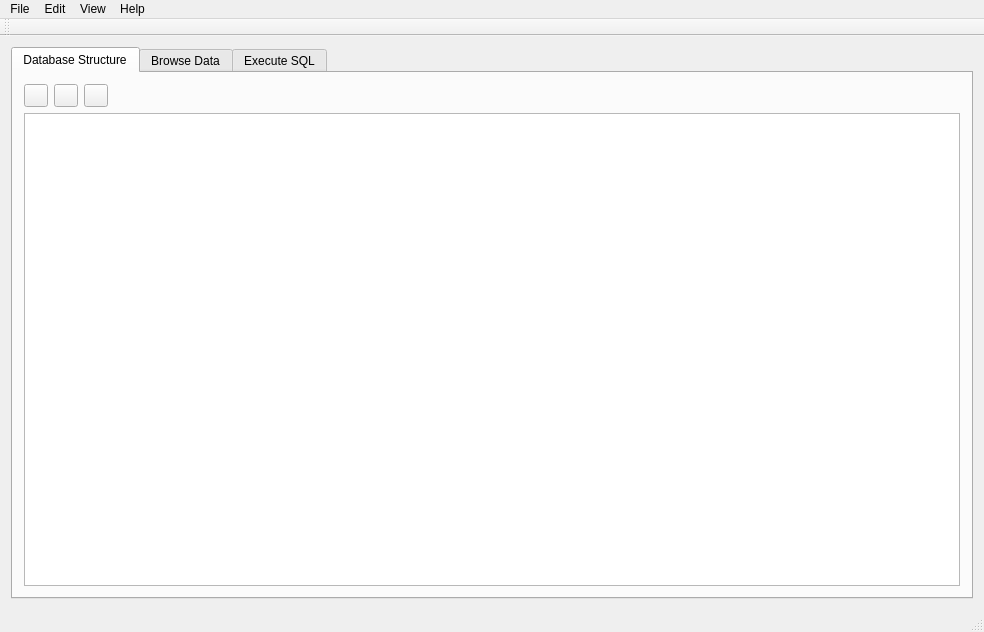
<?xml version="1.0" encoding="UTF-8"?>
<ui version="4.0">
 <class>MainWindow</class>
 <widget class="QMainWindow" name="MainWindow">
  <property name="geometry">
   <rect>
    <x>0</x>
    <y>0</y>
    <width>984</width>
    <height>632</height>
   </rect>
  </property>
  <property name="windowTitle">
   <string>MainWindow</string>
  </property>
  <widget class="QWidget" name="centralWidget">
   <layout class="QVBoxLayout" name="verticalLayout">
    <item>
     <widget class="QTabWidget" name="tabWidget">
      <property name="currentIndex">
       <number>0</number>
      </property>
      <widget class="QWidget" name="structure">
       <attribute name="title">
        <string>Database Structure</string>
       </attribute>
       <layout class="QVBoxLayout" name="verticalLayout_2">
        <item>
         <layout class="QHBoxLayout" name="horizontalLayout">
          <item>
           <widget class="QToolButton" name="toolButtonCreate">
            <property name="styleSheet">
             <string notr="true"/>
            </property>
            <property name="text">
             <string/>
            </property>
           </widget>
          </item>
          <item>
           <widget class="QToolButton" name="toolButtonModify">
            <property name="styleSheet">
             <string notr="true"/>
            </property>
            <property name="text">
             <string/>
            </property>
           </widget>
          </item>
          <item>
           <widget class="QToolButton" name="toolButtonDelete">
            <property name="styleSheet">
             <string notr="true"/>
            </property>
            <property name="text">
             <string/>
            </property>
           </widget>
          </item>
          <item>
           <spacer name="horizontalSpacer">
            <property name="orientation">
             <enum>Qt::Horizontal</enum>
            </property>
            <property name="sizeHint" stdset="0">
             <size>
              <width>40</width>
              <height>20</height>
             </size>
            </property>
           </spacer>
          </item>
         </layout>
        </item>
        <item>
         <widget class="QTreeView" name="treeView">
          <property name="editTriggers">
           <set>QAbstractItemView::NoEditTriggers</set>
          </property>
          <property name="alternatingRowColors">
           <bool>true</bool>
          </property>
         </widget>
        </item>
       </layout>
      </widget>
      <widget class="QWidget" name="browsedata">
       <attribute name="title">
        <string>Browse Data</string>
       </attribute>
       <layout class="QVBoxLayout" name="verticalLayout_3">
        <item>
         <layout class="QHBoxLayout" name="horizontalLayout_2">
          <item>
           <widget class="QLabel" name="table_Label">
            <property name="text">
             <string>Table:</string>
            </property>
           </widget>
          </item>
          <item>
           <widget class="QComboBox" name="table_ComboBox">
            <property name="sizePolicy">
             <sizepolicy hsizetype="Expanding" vsizetype="Fixed">
              <horstretch>0</horstretch>
              <verstretch>0</verstretch>
             </sizepolicy>
            </property>
            <property name="maximumSize">
             <size>
              <width>400</width>
              <height>16777215</height>
             </size>
            </property>
           </widget>
          </item>
          <item>
           <widget class="QToolButton" name="refresh_ToolButton">
            <property name="text">
             <string/>
            </property>
           </widget>
          </item>
          <item>
           <spacer name="horizontalSpacer_2">
            <property name="orientation">
             <enum>Qt::Horizontal</enum>
            </property>
            <property name="sizeHint" stdset="0">
             <size>
              <width>40</width>
              <height>20</height>
             </size>
            </property>
           </spacer>
          </item>
          <item>
           <widget class="QPushButton" name="newRecord_Button">
            <property name="text">
             <string>New Record</string>
            </property>
           </widget>
          </item>
          <item>
           <widget class="QPushButton" name="deleteRecord_Button">
            <property name="text">
             <string>Delete Record</string>
            </property>
           </widget>
          </item>
         </layout>
        </item>
        <item>
         <widget class="QTableView" name="tableView">
          <property name="alternatingRowColors">
           <bool>true</bool>
          </property>
         </widget>
        </item>
       </layout>
      </widget>
      <widget class="QWidget" name="executesql">
       <attribute name="title">
        <string>Execute SQL</string>
       </attribute>
       <layout class="QVBoxLayout" name="verticalLayout_4">
        <item>
         <layout class="QHBoxLayout" name="horizontalLayout_3">
          <item>
           <widget class="QToolButton" name="openSQLFile_toolButton">
            <property name="toolTip">
             <string>Open SQL file</string>
            </property>
            <property name="text">
             <string/>
            </property>
            <property name="icon">
             <iconset resource="resources.qrc">
              <normaloff>:/img/icon-open.png</normaloff>:/img/icon-open.png</iconset>
            </property>
           </widget>
          </item>
          <item>
           <widget class="Line" name="line">
            <property name="orientation">
             <enum>Qt::Vertical</enum>
            </property>
           </widget>
          </item>
          <item>
           <widget class="QToolButton" name="runSQL_toolButton">
            <property name="toolTip">
             <string>Execude SQL</string>
            </property>
            <property name="text">
             <string/>
            </property>
            <property name="icon">
             <iconset resource="resources.qrc">
              <normaloff>:/img/icon-run.png</normaloff>:/img/icon-run.png</iconset>
            </property>
           </widget>
          </item>
          <item>
           <widget class="QToolButton" name="runCurrentLine_toolButton">
            <property name="toolTip">
             <string>Execute current line</string>
            </property>
            <property name="text">
             <string/>
            </property>
            <property name="icon">
             <iconset resource="resources.qrc">
              <normaloff>:/img/icon-run-current.png</normaloff>:/img/icon-run-current.png</iconset>
            </property>
           </widget>
          </item>
          <item>
           <spacer name="horizontalSpacer_3">
            <property name="orientation">
             <enum>Qt::Horizontal</enum>
            </property>
            <property name="sizeHint" stdset="0">
             <size>
              <width>40</width>
              <height>20</height>
             </size>
            </property>
           </spacer>
          </item>
         </layout>
        </item>
        <item>
         <widget class="QSplitter" name="splitter">
          <property name="orientation">
           <enum>Qt::Vertical</enum>
          </property>
          <widget class="CodeEditor" name="sqlQuery_textEdit"/>
          <widget class="QTableView" name="sqlQuery_tableView"/>
         </widget>
        </item>
       </layout>
      </widget>
     </widget>
    </item>
   </layout>
  </widget>
  <widget class="QMenuBar" name="menuBar">
   <property name="geometry">
    <rect>
     <x>0</x>
     <y>0</y>
     <width>984</width>
     <height>20</height>
    </rect>
   </property>
   <widget class="QMenu" name="menuFile">
    <property name="title">
     <string>File</string>
    </property>
    <addaction name="actionNew_Database"/>
    <addaction name="actionOpen_Database"/>
    <addaction name="actionClose_Database"/>
    <addaction name="separator"/>
    <addaction name="actionWrite_Changes"/>
    <addaction name="separator"/>
    <addaction name="actionExit"/>
   </widget>
   <widget class="QMenu" name="menuEdit">
    <property name="title">
     <string>Edit</string>
    </property>
    <addaction name="actionCreate_Table"/>
    <addaction name="actionModify_Table"/>
    <addaction name="actionDelete_Table"/>
    <addaction name="separator"/>
    <addaction name="actionCreate_Index"/>
   </widget>
   <widget class="QMenu" name="menuView">
    <property name="title">
     <string>View</string>
    </property>
    <addaction name="actionToolbar"/>
   </widget>
   <widget class="QMenu" name="menuHelp">
    <property name="title">
     <string>Help</string>
    </property>
    <addaction name="actionAbout"/>
   </widget>
   <addaction name="menuFile"/>
   <addaction name="menuEdit"/>
   <addaction name="menuView"/>
   <addaction name="menuHelp"/>
  </widget>
  <widget class="QToolBar" name="mainToolBar">
   <attribute name="toolBarArea">
    <enum>TopToolBarArea</enum>
   </attribute>
   <attribute name="toolBarBreak">
    <bool>false</bool>
   </attribute>
  </widget>
  <widget class="QStatusBar" name="statusBar"/>
  <action name="actionNew_Database">
   <property name="text">
    <string>New Database...</string>
   </property>
  </action>
  <action name="actionOpen_Database">
   <property name="text">
    <string>Open Database...</string>
   </property>
  </action>
  <action name="actionClose_Database">
   <property name="text">
    <string>Close Database...</string>
   </property>
  </action>
  <action name="actionExit">
   <property name="text">
    <string>Exit</string>
   </property>
  </action>
  <action name="actionCreate_Table">
   <property name="text">
    <string>Create Table...</string>
   </property>
  </action>
  <action name="actionModify_Table">
   <property name="text">
    <string>Modify Table...</string>
   </property>
  </action>
  <action name="actionDelete_Table">
   <property name="text">
    <string>Delete Table</string>
   </property>
  </action>
  <action name="actionCreate_Index">
   <property name="text">
    <string>Create Index...</string>
   </property>
  </action>
  <action name="actionToolbar">
   <property name="checkable">
    <bool>true</bool>
   </property>
   <property name="checked">
    <bool>true</bool>
   </property>
   <property name="text">
    <string>Toolbar</string>
   </property>
  </action>
  <action name="actionAbout">
   <property name="icon">
    <iconset resource="resources.qrc">
     <normaloff>:/img/icon-about.png</normaloff>:/img/icon-about.png</iconset>
   </property>
   <property name="text">
    <string>About</string>
   </property>
  </action>
  <action name="actionWrite_Changes">
   <property name="text">
    <string>Write Changes...</string>
   </property>
  </action>
 </widget>
 <layoutdefault spacing="6" margin="11"/>
 <customwidgets>
  <customwidget>
   <class>CodeEditor</class>
   <extends>QTextEdit</extends>
   <header>codeeditor.h</header>
  </customwidget>
 </customwidgets>
 <resources>
  <include location="resources.qrc"/>
 </resources>
 <connections>
  <connection>
   <sender>actionExit</sender>
   <signal>triggered()</signal>
   <receiver>MainWindow</receiver>
   <slot>close()</slot>
   <hints>
    <hint type="sourcelabel">
     <x>-1</x>
     <y>-1</y>
    </hint>
    <hint type="destinationlabel">
     <x>491</x>
     <y>315</y>
    </hint>
   </hints>
  </connection>
 </connections>
</ui>
